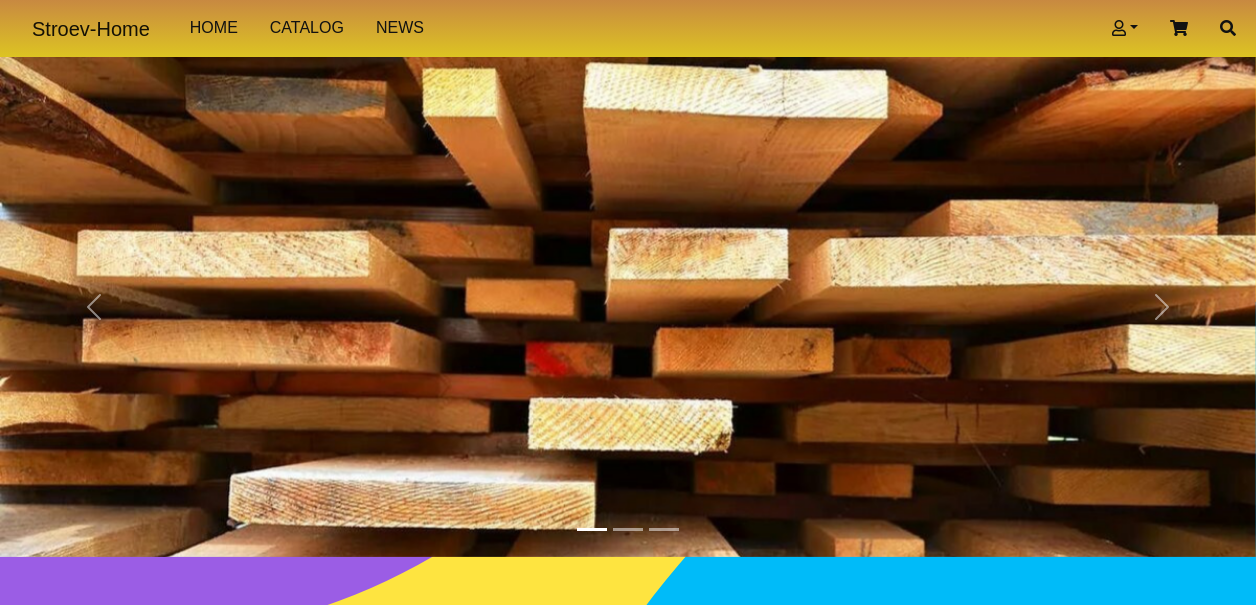
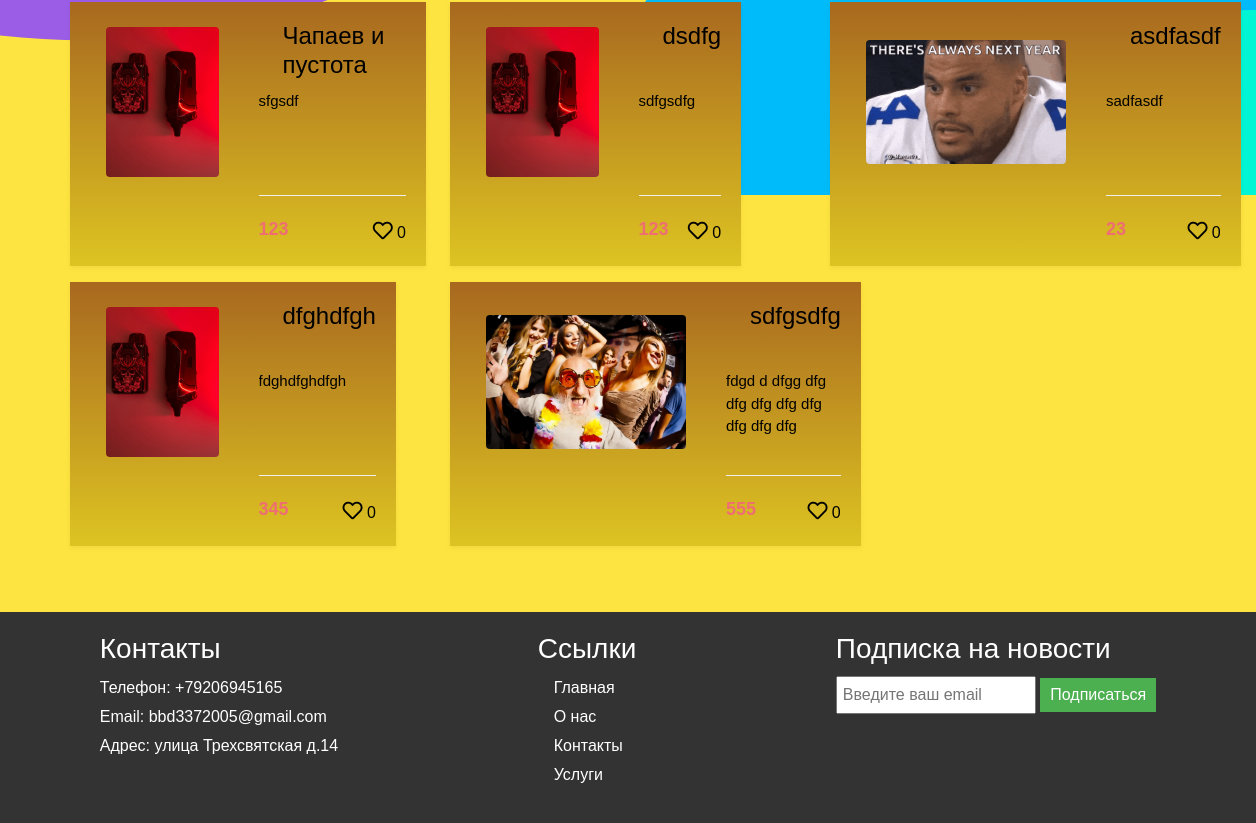
The app's page /, older data (2 pictures, top to bottom).
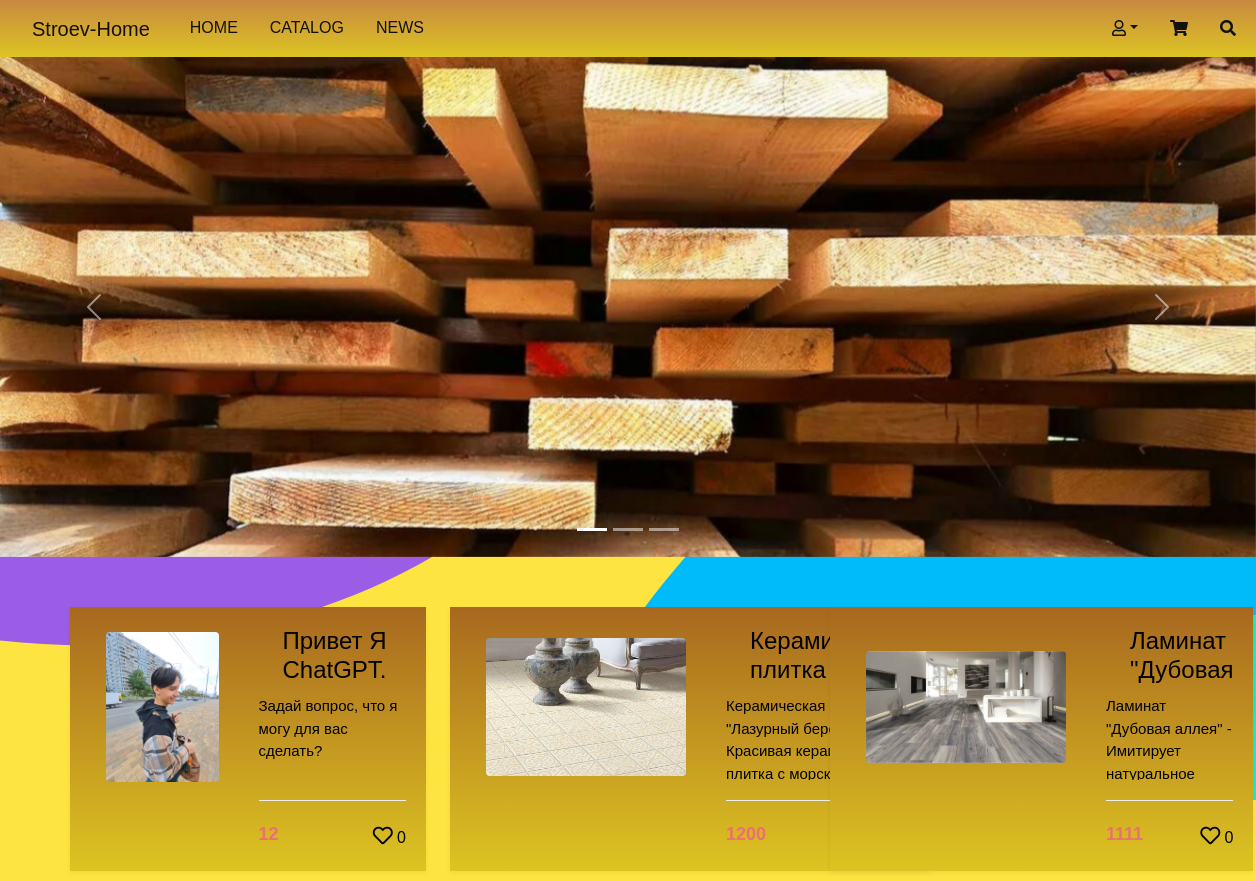
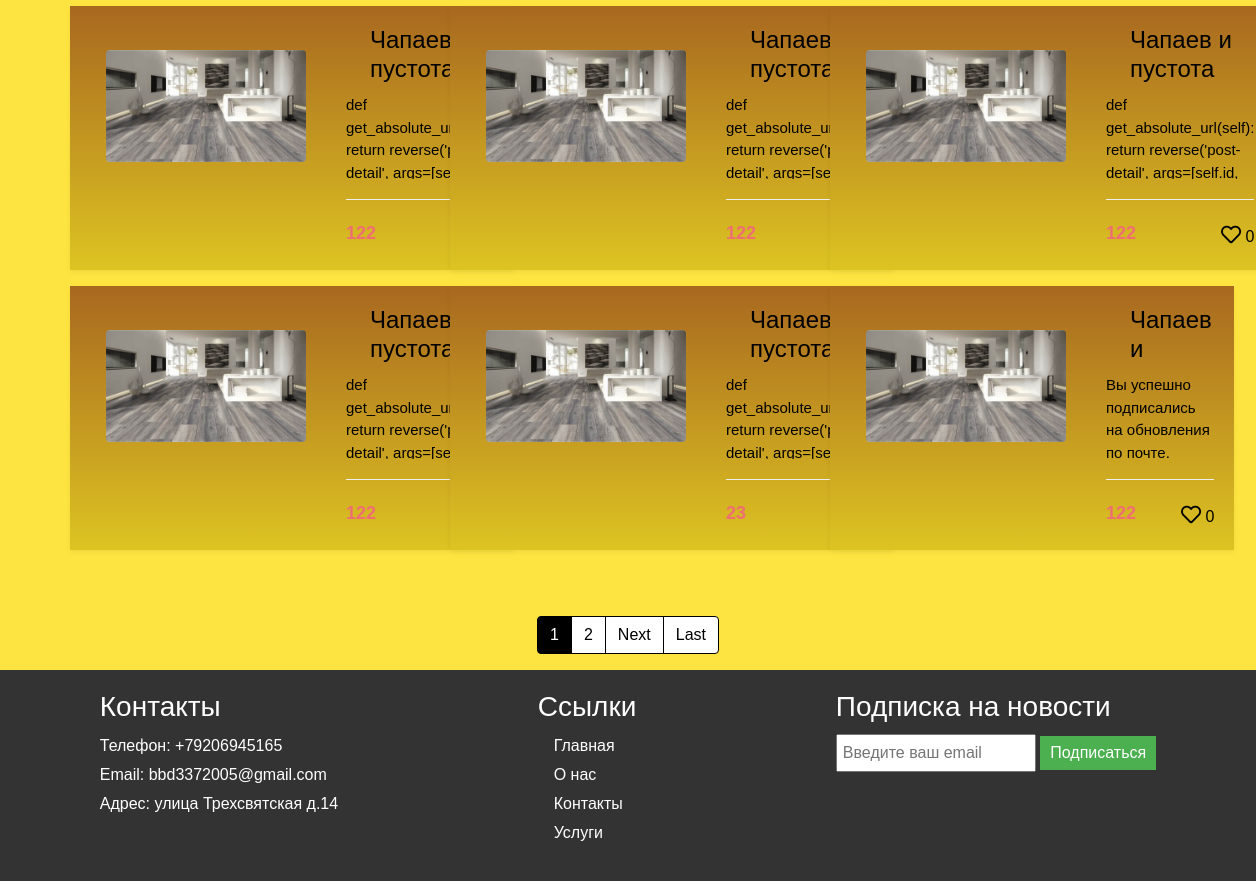
The same page, newer data (2 pictures, top to bottom).
### main/models.py (models this page shows, shortened)
class BuildingMaterials(models.Model):
    title = models.CharField(max_length=128, null=True, verbose_name='Название материала')
    description = models.TextField(max_length=256, null=True, verbose_name='Описание материала')
    image = models.ImageField(default='chto.png', upload_to='profile_pics')
    price = models.IntegerField(null=True, default=0, verbose_name='Цена')
    slug = models.SlugField(unique=True, null=True)  # Добавление поля slug
    available = models.BooleanField(default=True)
    author = models.ForeignKey(Profile, on_delete=models.CASCADE, null=True)
    likes = models.ManyToManyField(Profile, related_name='liked_materials', through='Like')
    category = models.ForeignKey(Category, on_delete=models.SET_NULL, null=True, related_name='materials')
    def get_absolute_url(self):
        return reverse('main:post-detail', args=[self.id, self.slug])

### main/views.py (the view)
# urls.py: path('', ViewIndex.as_view(), name='index'),
class ViewIndex(ListView):
    model = BuildingMaterials
    context_object_name = 'post'
    fields = ['title', 'content', 'image', 'price']
    template_name = 'blog/index.html'
    paginate_by = 9
    def get_queryset(self):
        queryset = super().get_queryset()
        return queryset
    def get_context_data(self, **kwargs):
        context = super().get_context_data(**kwargs)
        page_objects = context['post']
        paginator = Paginator(page_objects, self.paginate_by)
        page_number = self.request.GET.get('page')
        page_objects = paginator.get_page(page_number)
        if self.request.user.is_authenticated:
            user_profile = self.request.user.profile  # Предположим, что у пользователя есть профиль
            for material in page_objects:
                material.is_liked = Like.objects.filter(user=user_profile, material=material).exists()
        context['post'] = page_objects
        return context

### main/templates/blog/index.html (shortened to what this page needs)
{% extends "blog/base.html" %}
{% load static %}
{% block css %}
    <link rel="stylesheet" href="{% static 'blog/main.css' %}">
{% endblock %}
{% block content %}
    <div class="container-fluid my-carousel">
        <div id="carouselExampleIndicators" class="carousel slide carousel-fade" data-bs-ride="carousel" data-bs-interval="5000">
            <div class="carousel-indicators">
                <button type="button" data-bs-target="#carouselExampleIndicators" data-bs-slide-to="0" class="active" aria-current="true" aria-label="Slide 1"></button>
                <button type="button" data-bs-target="#carouselExampleIndicators" data-bs-slide-to="1" aria-label="Slide 2"></button>
                <button type="button" data-bs-target="#carouselExampleIndicators" data-bs-slide-to="2" aria-label="Slide 3"></button>
            </div>
            <div class="carousel-inner">
                <div class="carousel-item active">
                    <img src="{% static 'img/2.jpg' %}" class="d-block w-100" alt="...">
                </div>
            </div>
            <button class="carousel-control-prev" type="button" data-bs-target="#carouselExampleIndicators" data-bs-slide="prev">
                <span class="carousel-control-prev-icon" aria-hidden="true"></span>
            </button>
            <button class="carousel-control-next" type="button" data-bs-target="#carouselExampleIndicators" data-bs-slide="next">
                <span class="carousel-control-next-icon" aria-hidden="true"></span>
            </button>
        </div>
    </div>
    <section class="main-content">
        <div class="container" id="Catalog">
            {% for material in post %}
                {% if forloop.first or forloop.counter0|divisibleby:3 %}
                    <div class="row">
                {% endif %}
                <div class="col-lg-4 col-sm-6 mb-3">
                    <div class="product-card">
                        <div class="product-thumb">
                            <a href="{{ material.get_absolute_url }}">
								<img src="{{ material.image.url }}" alt="" class="img-fluid rounded" style="max-width: 200px; max-height: 150px; object-fit: cover;">
                            </a>
                        </div>
                        <div class="product-details">
                            <h4><a href="{{ material.get_absolute_url }}">{{ material.title }}</a></h4>
                            <p>{{ material.description }}</p>
                            <div class="product-bottom-details d-flex justify-content-between">
                                <div class="product-price">
                                    {{ material.price }}
                                </div>
                                <div class="product-links">
                                    {% if material.is_liked %}
                                        <a href="#" class="liked"><i class="fas fa-heart"></i></a>
                                    {% else %}
                                        <a href="{% url 'main:like_material' material.id %}"><i class="far fa-heart"></i></a>
                                    {% endif %}
                                    <span class="like-count">{{ material.likes.count }}</span>
                                </div>
                            </div>
                        </div>
                    </div>
                </div>
                {% if forloop.last or forloop.counter|divisibleby:3 %}
                    </div>
                {% endif %}
            {% empty %}
                <p>No materials found.</p>
            {% endfor %}
        </div>
    </section>
    {% if is_paginated %}
        <ul class="pagination justify-content-center">
            {% for num in page_obj.paginator.page_range %}
                {% if page_obj.number == num %}
                    <li class="page-item active">
                        <span class="page-link">{{ num }}</span>
                    </li>
                {% else %}
                    <li class="page-item">
                        <a class="page-link" href="?page={{ num }}">{{ num }}</a>
                    </li>
                {% endif %}
            {% endfor %}
            {% if page_obj.has_next %}
                <li class="page-item">
                    <a class="page-link" href="?page={{ page_obj.next_page_number }}">Next</a>
                </li>
                <li class="page-item">
                    <a class="page-link" href="?page={{ page_obj.paginator.num_pages }}">Last</a>
                </li>
            {% endif %}
        </ul>
    {% endif %}
{% endblock content %}
{% block footer %}
    <footer>
        <div class="footer-content" id="News">
            <h3>Контакты</h3>
            <p>Телефон: +79206945165</p>
            <p>Email: bbd3372005@gmail.com</p>
            <p>Адрес: улица Трехсвятская д.14</p>
        </div>
        <div class="footer-content">
            <h3>Ссылки</h3>
            <ul>
                <li><a href="{% url 'main:index' %}">Главная</a></li>
                <li><a href="#">О нас</a></li>
                <li><a href="#">Контакты</a></li>
                <li><a href="#">Услуги</a></li>
            </ul>
        </div>
        <div class="footer-content">
            <h3>Подписка на новости</h3>
            <form id="subscriptionForm" method="post" action="{% url 'main:import_contacts_and_send_email' %}">
                <input type="email" id="emailInput" name="email" placeholder="Введите ваш email" required>
                <button type="submit">Подписаться</button>
            </form>
            <div aria-live="polite" aria-atomic="true" class="bg-dark position-relative bd-example-toasts">
                <div class="toast-container position-absolute p-3 bottom-0 end-0" id="toastPlacement">
                </div>
            </div>
        </div>
    </footer>
{% endblock %}

### main/templates/blog/base.html (shortened to what this page needs)
{% load static %}
<!DOCTYPE html>
<html lang="en">
<head>
	<link href="https://cdn.jsdelivr.net/npm/bootstrap@5.0.0-beta3/dist/css/bootstrap.min.css" rel="stylesheet">
	<link rel="stylesheet" href="https://use.fontawesome.com/releases/v5.15.3/css/all.css">
	{% block css %}
    {% endblock %}
</head>
<body>
<nav class="navbar navbar-expand-lg navbar-light">
		<div class="container-fluid">
			<a class="navbar-brand" href="{% url 'main:index' %}">Stroev-Home</a>
			<div class="collapse navbar-collapse" id="navbarSupportedContent">
				<ul class="navbar-nav me-auto mb-2 mb-lg-0 top-menu">
					<li class="nav-item">
						<a class="nav-link" href="{% url 'main:index' %}">Home</a>
					</li>
					<li class="nav-item">
						<a class="nav-link" href="{% url 'main:Catalog' %}">Catalog</a>
					</li>
					<li class="nav-item" >
						<a class="nav-link" href="#News">News</a>
					</li>
				</ul>
				<ul class="navbar-nav ms-auto mb-2 mb-lg-0">
					<li class="nav-item dropdown">
						<a class="nav-link dropdown-toggle" data-bs-toggle="dropdown" href="#"><i class="far fa-user"></i></a>
					</li>
					<li class="nav-item">
						<a class="nav-link" href="{% url 'main:home' %}" data-bs-toggle="modal" data-bs-target="#modal-cart">
							<i class="fas fa-shopping-cart"></i>
						</a>
					</li>
					<li class="nav-item">
						<a class="nav-link" href="#"><i class="fas fa-search"></i></a>
					</li>
				</ul>
			</div>
		</div>
	</nav>
{% block content %}
{% endblock %}
{% block footer %}
{% endblock %}
</body>
</html>

### main/static/blog/main.css (style rules this page uses)
html { font-size: 16px; }
body { font-family: 'Roboto', sans-serif; font-size: 16px; font-weight: 400; color: #000; background-color: #fff; min-width: 320px; }
img { max-width: 100%; height: auto; }
section { padding: 50px 0; }
a { color: #111; }
.navbar { background: linear-gradient(0deg, rgb(221, 196, 34) 0%, rgb(200, 137, 65) 100%) }
.navbar-light .navbar-nav .nav-link { color: #111; font-weight: 500; text-transform: uppercase; }
.top-menu li a::after { content: ''; display: block; width: 100%; background-color: #111; height: 1px; transition: all .3s; transform: scale(0); }
.my-carousel { padding: 0; }
.my-carousel .carousel-item { display: flex; max-height: 500px; }
.my-carousel .carousel-item img { object-fit: cover; }
.product-card { background: linear-gradient(0deg, rgb(221, 196, 34) 0%, rgb(168, 104, 31) 100%); box-shadow: 0 2px 5px 0 rgba(0, 0, 0, 0.06); transition: all .3s; display: inline-flex !important; }
.product-thumb a { display: flex; align-items: center; justify-content: center; height: 200px; padding: 20px; }
.product-thumb img { max-width: 100%; max-height: 100%; }
.product-details { padding: 20px; }
.product-details h4 a { font-weight: 500; display: block; height: 60px; overflow: hidden; text-decoration: none; }
.product-details p { font-size: 15px; margin-bottom: 20px; color: #000; height: 85px; overflow: hidden; }
.product-bottom-details { overflow: hidden; border-top: 1px solid #eee; padding-top: 20px; }
.product-price { font-size: 18px; color: #ee6e73; font-weight: 600; }
.product-links a { font-size: 20px; margin-left: 10px; }
body { margin: 0; font-family: Arial, sans-serif; }
footer { background-color: #333; color: #fff; padding: 20px 0; display: flex; justify-content: space-around; align-items: flex-start; }
.footer-content { margin: 0 20px; }
.footer-content h3 { margin-bottom: 10px; }
.footer-content p { margin: 5px 0; }
.footer-content ul { list-style-type: none; padding: 0; }
.footer-content ul li { margin-bottom: 5px; }
.footer-content ul li a { color: #fff; text-decoration: none; }
.footer-content form input[type="email"] { width: 200px; padding: 5px; margin-bottom: 5px; }
.footer-content form button { padding: 5px 10px; background-color: #4CAF50; color: white; border: none; cursor: pointer; }
.pagination .page-link { color: black; background-color: white; border: 1px solid black; }
.pagination .page-item.active .page-link { color: white; background-color: black; border-color: black; }
body { display: flex; flex-direction: column; min-height: 100vh; }
footer { margin-top: auto; }
body { background-color: #fee440; }
a { text-decoration: none; color: black; margin-left: 1em; }

Row changes from the older to the newer data that the page shows:
removed BuildingMaterials: image (picture), title "Чапаев и пустота", description "sfgsdf", price "123", likes.count "0"
removed BuildingMaterials: image (picture), title "dsdfg", description "sdfgsdfg", price "123", likes.count "0"
removed BuildingMaterials: image (picture), title "asdfasdf", description "sadfasdf", price "23", likes.count "0"
removed BuildingMaterials: image (picture), title "dfghdfgh", description "fdghdfghdfgh", price "345", likes.count "0"
removed BuildingMaterials: image (picture), title "sdfgsdfg", description "fdgd d dfgg dfg dfg dfg dfg dfg dfg dfg dfg", price "555", likes.count "0"
added BuildingMaterials: image (picture), title "Привет Я ChatGPT.", description "Задай вопрос, что я могу для вас сделать?", price "12", likes.count "0"
added BuildingMaterials: image (picture), title "Керамическая плитка…", description "Керамическая плитка \"Лазурный берег\" - Красивая керамическая плитка с морскими…", price "1200"
added BuildingMaterials: image (picture), title "Ламинат \"Дубовая…", description "Ламинат \"Дубовая аллея\" - Имитирует натуральное…", price "1111", likes.count "0"
added BuildingMaterials: image (picture), title "Чапаев и пустота", description "def get_absolute_url(self): return reverse('post-detail', args=[self.id,…", price "122"
added BuildingMaterials: image (picture), title "Чапаев и пустота", description "def get_absolute_url(self): return reverse('post-detail', args=[self.id,…", price "122"
added BuildingMaterials: image (picture), title "Чапаев и пустота", description "def get_absolute_url(self): return reverse('post-detail', args=[self.id,…", price "122", likes.count "0"
added BuildingMaterials: image (picture), title "Чапаев и пустота", description "def get_absolute_url(self): return reverse('post-detail', args=[self.id,…", price "122"
added BuildingMaterials: image (picture), title "Чапаев и пустота", description "def get_absolute_url(self): return reverse('post-detail', args=[self.id,…", price "23"
added BuildingMaterials: image (picture), title "Чапаев и…", description "Вы успешно подписались на обновления по почте.", price "122", likes.count "0"
Text that changed along with them:
new list line: "1"
new list line: "2"
text now shown: "Next Last"
